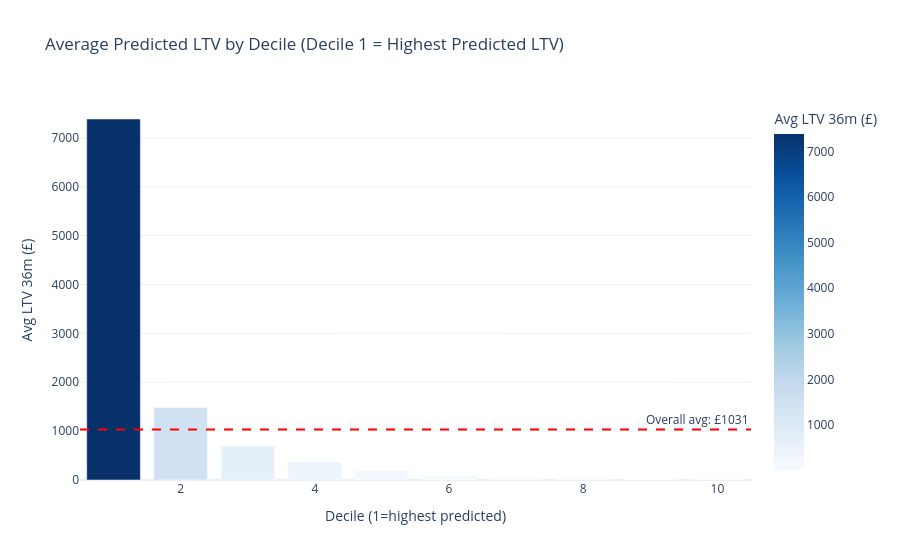

The notebook cell this image was saved under:
### Code cell
# Decile lift analysis
n = len(final_segmented)
decile_size = n // 10

sorted_by_pred = final_segmented.sort('ltv_36m', descending=True)
sorted_by_pred_arr = sorted_by_pred['ltv_36m'].to_numpy()

decile_data = []
for d in range(10):
    start = d * decile_size
    end   = min((d + 1) * decile_size, n)
    avg_ltv = sorted_by_pred_arr[start:end].mean()
    decile_data.append({'decile': d + 1, 'avg_predicted_ltv': avg_ltv})

decile_df = pl.DataFrame(decile_data)
overall_avg = float(sorted_by_pred_arr.mean())

fig = px.bar(
    decile_df.to_pandas(), x='decile', y='avg_predicted_ltv',
    title='Average Predicted LTV by Decile (Decile 1 = Highest Predicted LTV)',
    labels={'decile': 'Decile (1=highest predicted)', 'avg_predicted_ltv': 'Avg LTV 36m (£)'},
    color='avg_predicted_ltv', color_continuous_scale='Blues',
)
fig.add_hline(y=overall_avg, line_dash='dash', line_color='red',
               annotation_text=f'Overall avg: £{overall_avg:.0f}')
fig.show()

print(f'Top decile LTV / overall avg: {decile_df["avg_predicted_ltv"][0] / overall_avg:.2f}×')

### Figure 1 — Plotly figure (JSON) as saved in the notebook; plotly's stock layout.template omitted (floating-point values rounded to 4 significant figures)
{"data": [{"hovertemplate": "Decile (1=highest predicted)=%{x}<br>Avg LTV 36m (£)=%{marker.color}<extra></extra>", "legendgroup": "", "marker": {"color": [7385.0, 1483.0, 690.7, 369.7, 194.9, 96.93, 55.24, 35.19, 21.45, 9.728], "coloraxis": "coloraxis", "pattern": {"shape": ""}}, "name": "", "orientation": "v", "showlegend": false, "textposition": "auto", "type": "bar", "x": [1, 2, 3, 4, 5, 6, 7, 8, 9, 10], "xaxis": "x", "y": [7385.0, 1483.0, 690.7, 369.7, 194.9, 96.93, 55.24, 35.19, 21.45, 9.728], "yaxis": "y"}], "layout": {"annotations": [{"showarrow": false, "text": "Overall avg: £1031", "x": 1, "xanchor": "right", "xref": "x domain", "y": 1031.0, "yanchor": "bottom", "yref": "y"}], "barmode": "relative", "coloraxis": {"colorbar": {"title": {"text": "Avg LTV 36m (£)"}}, "colorscale": [[0, "rgb(247,251,255)"], [0.125, "rgb(222,235,247)"], [0.25, "rgb(198,219,239)"], [0.375, "rgb(158,202,225)"], [0.5, "rgb(107,174,214)"], [0.625, "rgb(66,146,198)"], [0.75, "rgb(33,113,181)"], [0.875, "rgb(8,81,156)"], [1, "rgb(8,48,107)"]]}, "legend": {"tracegroupgap": 0}, "shapes": [{"line": {"color": "red", "dash": "dash"}, "type": "line", "x0": 0, "x1": 1, "xref": "x domain", "y0": 1031.0, "y1": 1031.0, "yref": "y"}], "title": {"text": "Average Predicted LTV by Decile (Decile 1 = Highest Predicted LTV)"}, "xaxis": {"anchor": "y", "domain": [0, 1], "title": {"text": "Decile (1=highest predicted)"}}, "yaxis": {"anchor": "x", "domain": [0, 1], "title": {"text": "Avg LTV 36m (£)"}}}}
